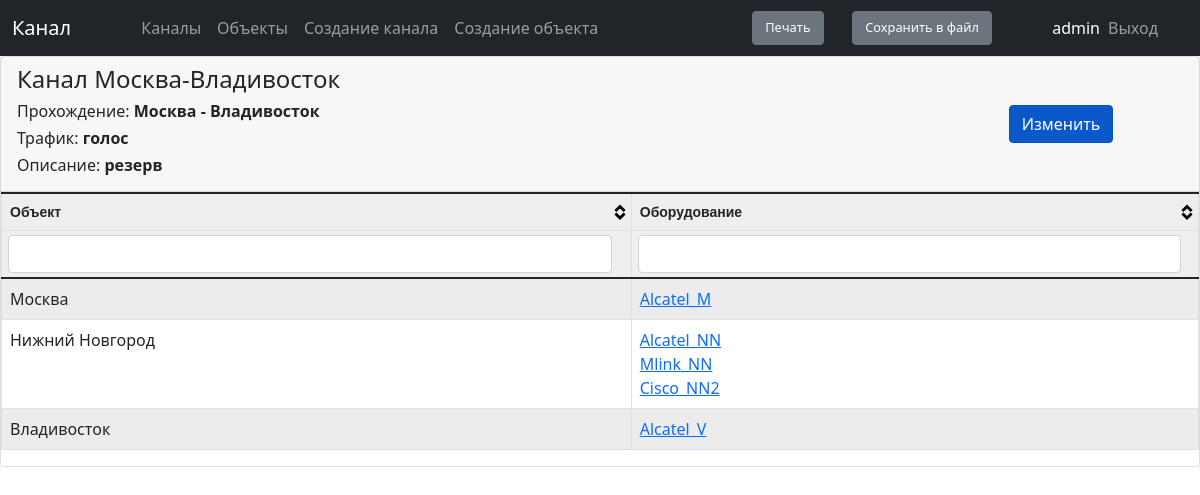
The page /scheme/20/channel_detail_view (signed in) on the database as committed earlier.
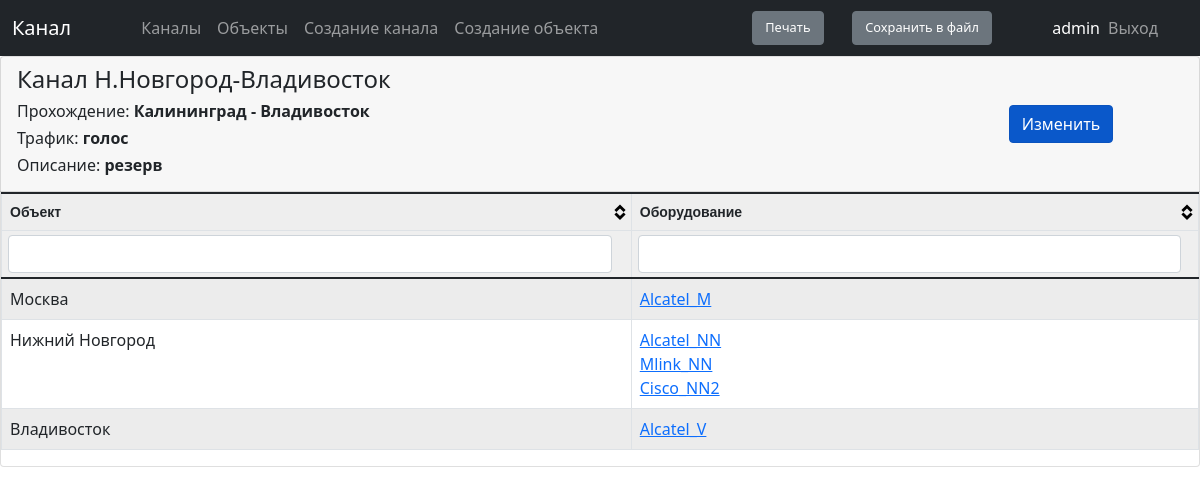
The same page on the database as committed later.
### scheme/models.py (models this page shows, shortened)
class Channels(models.Model):
    channel_name = models.CharField(max_length=300, unique=True, verbose_name='Наименование канала')
    object_a = models.CharField(max_length=100, verbose_name='Объект А')
    object_b = models.CharField(max_length=100, verbose_name='Объект Б')
    traffic = models.CharField(max_length=30, verbose_name='Трафик', blank=True)
    description = models.CharField(max_length=3000, verbose_name='Описание', blank=True)
    equipment_connect = models.ManyToManyField ('Equipment',
                        related_name='equipmentcon', verbose_name='Оборудование')
    class Meta:
            verbose_name = 'Канал'
            verbose_name_plural = 'Каналы'

### scheme/views.py (the view)
# urls.py: path('<int:pk>/channel_detail_view', permission_required('scheme.view_channeldetailview')(views.ChannelDetailView.as_view()), name='url_channel_detail_view'),
class ChannelDetailView(DetailView):
    model = Channels
    template_name = 'scheme/channel_detail_view.html'
    context_object_name = 'channel_detail'

### scheme/models.py (called while the page is built)
    def __str__(self):
        return self.location

### scheme/templates/scheme/channel_detail_view.html (shortened to what this page needs)
{% extends 'main/index.html' %}
{% block title %} Канал {% endblock %}
{% block content %}
<div class="card ">
    <div class="card-header row align-items-center">
        <div class="col-10 text-right">
            <h4>{{channel_detail.channel_name}}</h4>
            <h6>Прохождение: <b>{{channel_detail.object_a}} - {{channel_detail.object_b}}</b></h6>
            <h6>Трафик: <b>{{channel_detail.traffic}}</b></h6>
            <h6>Описание: <b>{{channel_detail.description}}</b></h6>
        </div>
        <div class="col-2 align-items-start">
            <a href="{% url 'url_update_channel' channel_detail.id %}" class="btn btn-primary active" role="button" aria-pressed="true">Изменить</a>
        </div>
    </div>
    <table id='tblData'>
        <thead>
            <th>Объект</th>
            <th>Оборудование</th>
        </thead>
        <tbody>
            {% regroup channel_detail.equipment_connect.all by locations_connect as locations_list %}
            {% for locations_connect in locations_list %}
        <tr>
            <td>{{ locations_connect.grouper }}</td>
            <td>{% for equip  in locations_connect.list %} <a href="{% url 'url_equipment_detail_view' equip.id %}" >{{ equip.equipment }}</a><br>{% endfor %}</td>
        </tr>
        {%endfor%}
        </tbody>
    </table>
</div>
{% endblock%}
            {% regroup channel_detail.equipment_connect.all by locations_connect as locations_list %}

Rows that differ between the two databases and show on the page:
changed Channels "Владивосток": channel_name "Канал Москва-Владивосток" → "Канал Н.Новгород-Владивосток"; object_a "Москва" → "Калининград"
